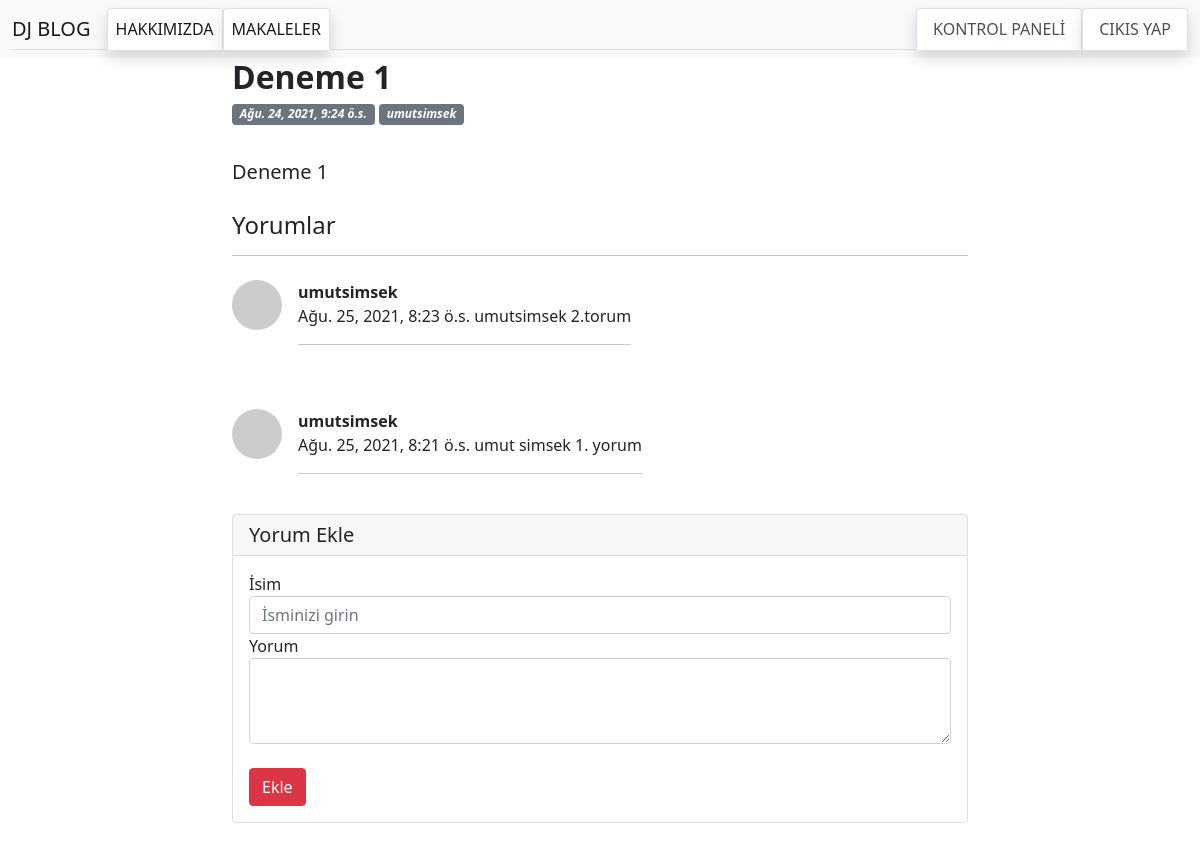
The app's page /articles/article/26 (signed in) with its own data.
### article/models.py (models this page shows, shortened)
class Article(models.Model):
    author = models.ForeignKey("auth.User",on_delete=models.CASCADE ,verbose_name="Yazar")
    title = models.CharField(max_length=50,verbose_name="Başlık")
    content = RichTextField()
    created_date = models.DateTimeField(auto_now_add=True,verbose_name="Tarih/Saat")
    article_image = models.FileField(blank=True,null=True, upload_to="images/",verbose_name="Makaleye Fotoğraf Ekleyin")
    class Meta():
        ordering= ['-created_date']

class Comment(models.Model):
    article = models.ForeignKey(Article,on_delete=models.CASCADE,verbose_name="Makale",related_name="comments")
    comment_author = models.CharField(max_length=50,verbose_name="isim")
    comment_content = models.CharField(max_length=20,verbose_name="yorum")
    comment_date = models.DateTimeField(auto_now_add=True)
    class Meta():
        ordering= ['-comment_date']

### article/views.py (the view)
# urls.py: path('article/<int:id>',views.detail,name ="detail"),
@login_required(login_url="user:login")
def detail(request,id):
    article = get_object_or_404(Article,id = id)
    comments=article.comments.all()
    return render(request,"detail.html",{"article":article,"comments":comments})

### templates/detail.html (shortened to what this page needs)
{% extends 'layout.html' %}
{% block body %}
<div class="row justify-content-md-center">
    <div class="col-lg-8">
        <article>
            <header class="mb-4">
                <h2 class="fw-bolder mb-1">{{article.title}}</h2>
                <div class="badge bg-secondary fst-italic mb-2">{{article.created_date}}</div>
                <div class="badge bg-secondary fst-italic mb-2">{{article.author.username}}</div>
            </header>
                <p class="fs-5 mb-4">{{article.content|safe}}</p>
        </article>
        <h4>Yorumlar</h4>
        <hr>
            {% if comments %}
            {% for comment in comments  %}
            <div class="d-flex mt-4">
            <div class="flex-shrink-0 mb-4"><img class="rounded-circle" src="https://dummyimage.com/50x50/ced4da/6c757d.jpg" alt="..." /></div>
            <div class="ms-3 mb-4">
            <div class="fw-bold">{{comment.comment_author}}</div>
                {{comment.comment_date}}
                {{comment.comment_content}}
                <hr>
            </div>
            </div>
            {% endfor %}
            {% else %}
                <div class ="alert alert-danger">
                    Bu makaleye herhangi bir yorum yazılmamış,ilk yorum yapan siz olun!</div>
            {% endif %}
            <div class="card mb-4">
            <h5 class="card-header">Yorum Ekle</h5>
            <div class="card-body">
              <form method = "post" action = "{% url 'article:comment' article.id %}">
                <div class="form-group">
                    <label form="formGroupExampleInput">İsim</label>
                    <input name = "comment_author" type="text" class="form-control" id="formGroupExampleInput" placeholder="İsminizi girin">
                  </div>
                <div class="form-group mb-4">
                    <label for="formGroupExampleInput">Yorum</label>
                  <textarea name = "comment_content" class="form-control" rows="3"></textarea>
                </div>
                <button type="submit" class="btn btn-danger">Ekle</button>
              </form>
            </div>
</div>
</div>
{% endblock body %}

### records on screen
Article: title "Deneme 1", created_date "Ağu. 24, 2021, 9:24 ö.s.", author.username "umutsimsek", content "Deneme 1"
Comment: comment_author "umutsimsek", comment_date "Ağu. 25, 2021, 8:23 ö.s.", comment_content "umutsimsek 2.torum"
Comment: comment_author "umutsimsek", comment_date "Ağu. 25, 2021, 8:21 ö.s.", comment_content "umut simsek 1. yorum"
